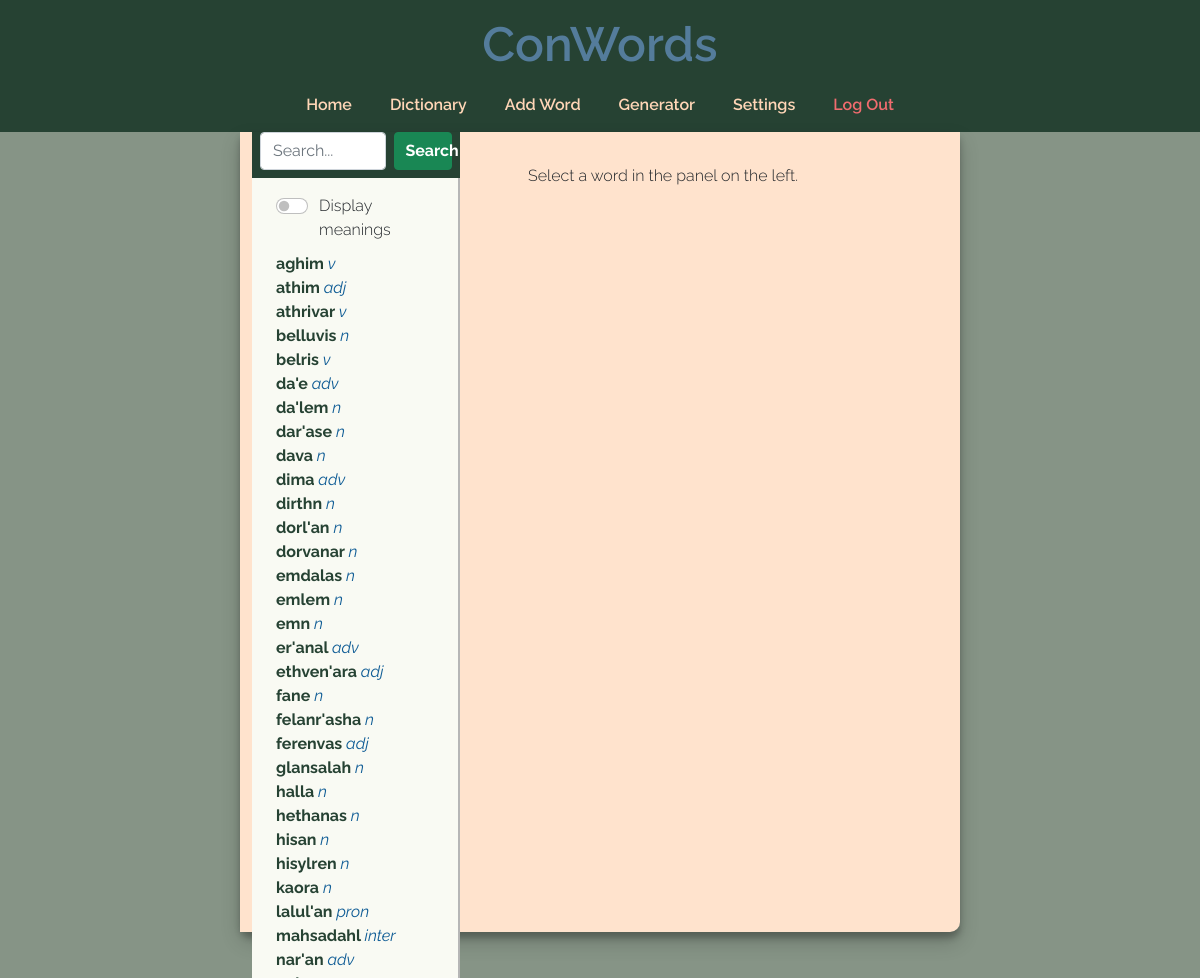
The page /dictionary (signed in) on the database as committed earlier.
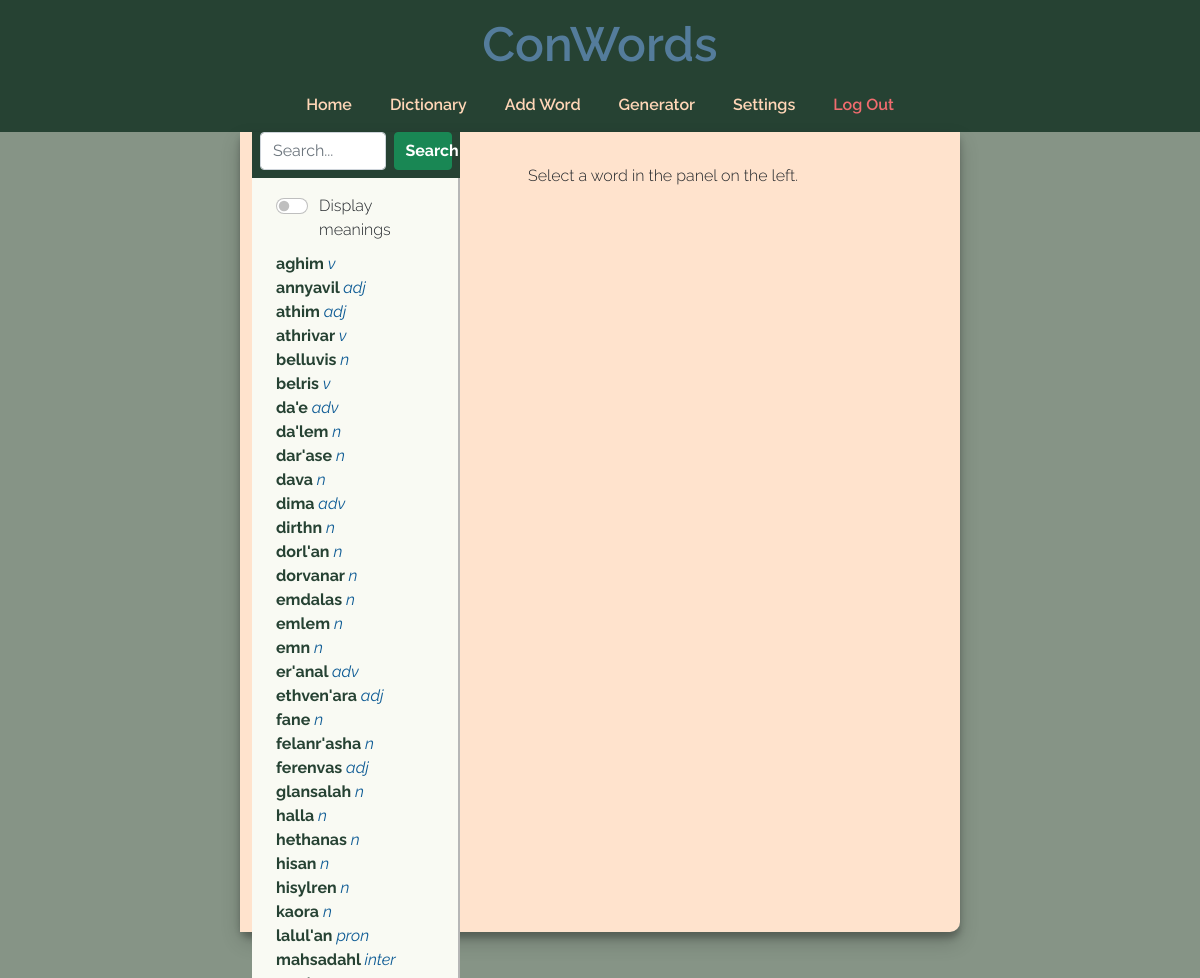
The same page on the database as committed later.
### tables this page shows
CREATE TABLE entries (
id INTEGER NOT NULL PRIMARY KEY AUTOINCREMENT,
word_id INTEGER NOT NULL,
meaning_id INTEGER NOT NULL,
part_of_speech_id INTEGER,
grammatical_gender_id INTEGER,
phonetic_form TEXT,
morphology TEXT,
etymology TEXT,
literal_meaning TEXT,
example TEXT,
user_id INTEGER NOT NULL,
FOREIGN KEY(word_id) REFERENCES words(id),
FOREIGN KEY(meaning_id) REFERENCES meanings(id),
FOREIGN KEY(part_of_speech_id) REFERENCES parts_of_speech(id),
FOREIGN KEY(grammatical_gender_id) REFERENCES grammatical_genders(id),
FOREIGN KEY(user_id) REFERENCES users(id)
);

CREATE TABLE words (
id INTEGER NOT NULL PRIMARY KEY AUTOINCREMENT,
word TEXT NOT NULL,
user_id INTEGER NOT NULL,
FOREIGN KEY(user_id) REFERENCES users(id)
);

CREATE TABLE parts_of_speech (
id INTEGER NOT NULL PRIMARY KEY AUTOINCREMENT,
part_of_speech TEXT NOT NULL,
abbreviation TEXT,
user_id INTEGER NOT NULL,
FOREIGN KEY(user_id) REFERENCES users(id)
);

### app.py (the view, shortened to what this page needs)
@app.route("/dictionary", methods=["GET", "POST"])
@login_required
def dictionary():
    db = get_db()
    words = db.execute("SELECT entries.id, word, abbreviation FROM entries, words, parts_of_speech WHERE entries.word_id = words.id AND entries.part_of_speech_id = parts_of_speech.id AND entries.user_id = ? ORDER BY word;", (session["user_id"],)).fetchall()
    meanings = db.execute("SELECT entries.id, meaning, abbreviation FROM entries, meanings, parts_of_speech WHERE entries.word_id = meanings.id AND entries.part_of_speech_id = parts_of_speech.id AND entries.user_id = ? ORDER BY meaning;", (session["user_id"],)).fetchall()
    if request.method == "GET":
        entry_id = str(request.args.get('value'))
        session["entry_id"] = entry_id
        record = db.execute("SELECT * FROM entries WHERE id = ? AND user_id = ?;", (entry_id, session["user_id"],)).fetchone()
        if not record == None:
            session["record"] = record
            word = db.execute("SELECT word FROM words WHERE id = ? AND user_id = ?;", (record[1], session["user_id"],)).fetchone()[0]
            session["word"] = word
            session["word_id"] = str(record[1])
            meaning = db.execute("SELECT meaning FROM meanings WHERE id = ? AND user_id = ?;", (record[2], session["user_id"],)).fetchone()[0]
            session["meaning"] = meaning
            session["meaning_id"] = str(record[2])
            part_of_speech = db.execute("SELECT part_of_speech FROM parts_of_speech WHERE id = ? AND user_id = ?;", (record[3], session["user_id"],)).fetchone()[0]
            session["pos"] = part_of_speech
            part_of_speech_abbr = db.execute("SELECT abbreviation FROM parts_of_speech WHERE id = ? AND user_id = ?;", (record[3], session["user_id"],)).fetchone()[0]
            session["pos_abbr"] = part_of_speech_abbr
            if not record[4] == None:
                gender = db.execute("SELECT grammatical_gender FROM grammatical_genders WHERE id = ? AND user_id = ?;", (record[4], session["user_id"],)).fetchone()[0]
                gender_abbr = db.execute("SELECT abbreviation FROM grammatical_genders WHERE id = ? AND user_id = ?;", (record[4], session["user_id"],)).fetchone()
            else:
                gender = ""
                gender_abbr = ""
            session["gender"] = gender
            session["gender_abbr"] = gender_abbr
            session["phonetic"] = record[5]
            session["morphology"] = record[6]
            session["etymology"] = record[7]
            session["literal"] = record[8]
            session["example"] = record[9]
        else:
            word = ["empty"]
            meaning = ["empty"]
            part_of_speech = ["empty"]
            part_of_speech_abbr = ["empty"]
            gender = ["empty"]
            gender_abbr = ["empty"]
    db.close()
    return render_template("dictionary.html", record=record, word=word, meaning=meaning, part_of_speech=part_of_speech, part_of_speech_abbr=part_of_speech_abbr, gender_abbr=gender_abbr, words=words, meanings=meanings, gender=gender)

### app.py (called while the page is built)
@app.after_request
def after_request(response):
    response.headers["Cache-Control"] = "no-cache, no-store, must-revalidate"
    response.headers["Expires"] = 0
    response.headers["Pragma"] = "no-cache"
    return response

### helpers.py (called while the page is built)
def get_db():
    connection = sqlite3.connect("conlang.db")
    return connection

def login_required(f):
    @wraps(f)
    def decorated_function(*args, **kwargs):
        if session.get("user_id") is None:
            return redirect("/login")
        return f(*args, **kwargs)
    return decorated_function

### templates/dictionary.html (shortened to what the changed rows need)
{% extends "layout.html" %}
{% block main %}
<div class="row mainrow">
    <div class="col-sm-4 left-menu">
        <div class="dict-display" id="dictdiv">
            <div id="left-menu-words">
                {% if dictview != none %}
                    <div class="dict-view">
                        {% for word in words %}
                            <a class="dict-link" name="word-link" href="/dictionary?value={{ word[0] }}">{{ word[1] }} <span class="abbr">{{ word[2] }}</span></a><br/>
                        {% endfor %}
                    </div>
                {% endif %}
            </div>
        </div>
    </div>
</div>
{% endblock %}

Rows that differ between the two databases and show on the page:
no longer on this page (row unchanged): entries: {{ word[0] }} 18 (drawn), word "nar'an", abbreviation "adv"
added entries: {{ word[0] }} 56 (drawn), word "annyavil", abbreviation "adj"
